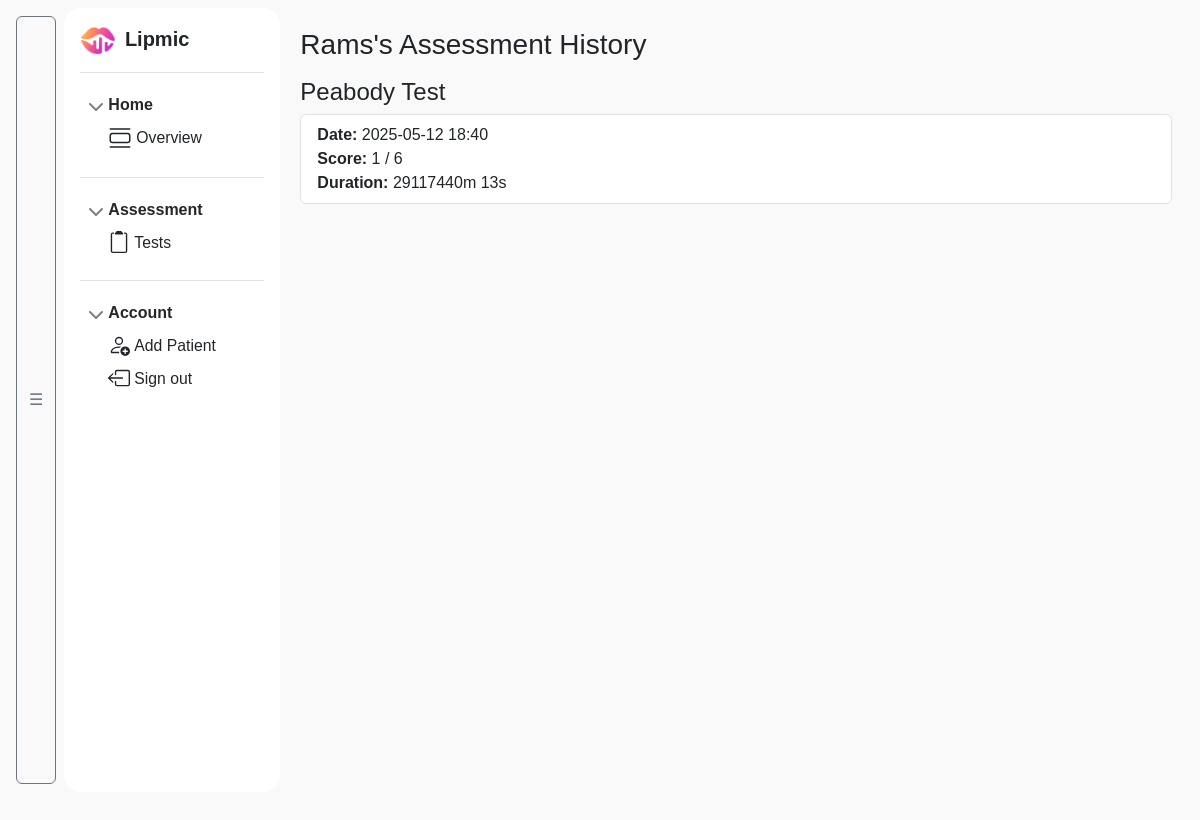
/console/patient/1 (signed in), run on an earlier commit of the app's database.
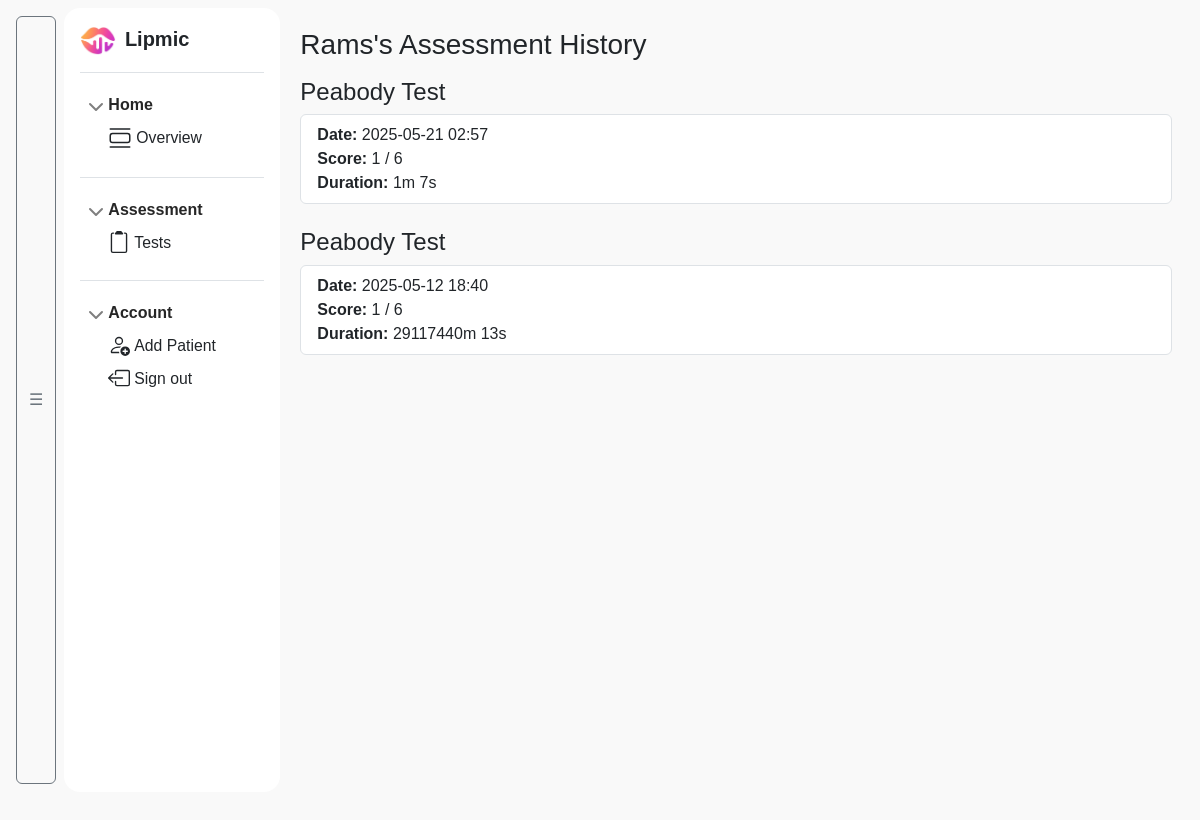
And on a later commit of the database.
### board/models.py (models this page shows, shortened)
class AssessmentResult(db.Model):
    __tablename__ = 'assessment_results'
    id = db.Column(db.Integer, primary_key=True)
    assessment_type = db.Column(db.String(50), nullable=False)  # e.g., 'peabody', 'naming'
    patient_id = db.Column(db.Integer, db.ForeignKey('patient.id'), nullable=False)
    date_taken = db.Column(db.DateTime, default=datetime.utcnow)
    answers = db.Column(db.JSON, nullable=False)  # { "prompt": ..., "predicted": ..., "correct": ... }
    score = db.Column(db.Integer, nullable=False)
    duration = db.Column(db.Integer, nullable=True)

### board/pages.py (the view)
@bp.route('/console/patient/<int:patient_id>')
@login_required
def patient_dashboard(patient_id):
    patient = Patient.query.get_or_404(patient_id)
    if patient.slp_id != current_user.id:
        abort(403)
    results = AssessmentResult.query.filter_by(patient_id=patient.id).order_by(AssessmentResult.date_taken.desc()).all()
    return render_template("pages/lipmic-console/patient_dashboard.html", patient=patient, results=results)

### board/__init__.py (called while the page is built)
def create_app():
    app = Flask(__name__)
    app.secret_key = os.getenv('FLASK_SECRET_KEY')
    app.config['SQLALCHEMY_DATABASE_URI'] = 'sqlite:///' + os.path.join(app.instance_path, 'app.db')
    app.config['SQLALCHEMY_TRACK_MODIFICATIONS'] = False
    db.init_app(app)
    login_manager.init_app(app)
    from board.pages import bp
    app.register_blueprint(bp)
    @login_manager.user_loader
    def load_user(user_id):
        return SLP.query.get(int(user_id))
    login_manager.login_view = 'pages.login'  # redirect if not logged in
    return app

### board/templates/pages/lipmic-console/patient_dashboard.html (shortened to what this page needs)
{% extends 'base-console.html' %}
{% block content %}
<h3 class="mb-3">{{ patient.name }}'s Assessment History</h3>
  {% for result in results %}
    <h4>{{ result.assessment_type | capitalize }} Test</h4>
    <ul class="list-group mb-4">
      <li class="list-group-item">
        <strong>Date:</strong> {{ result.date_taken.strftime('%Y-%m-%d %H:%M') }}<br>
        <strong>Score:</strong> {{ result.score }} / {{ result.answers | length }}<br>
        <strong>Duration:</strong>
          {% if result.duration %}
            {{ (result.duration // 60) }}m {{ (result.duration % 60) }}s
          {% else %}
            N/A
          {% endif %}
      </li>
    </ul>
  {% else %}
    <p>No results found.</p>
  {% endfor %}
{% endblock %}

What changed in the data, as far as the page shows it:
added AssessmentResult: assessment_type "Peabody", date_taken "2025-05-21 02:57", score "1", answers|length "6", duration "1", (result.duration%60) "7"
